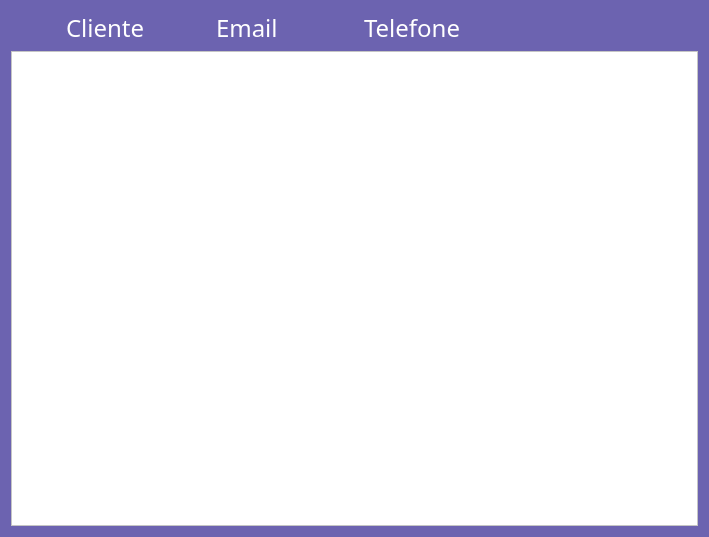
<?xml version="1.0" encoding="UTF-8"?>
<ui version="4.0">
 <class>Form</class>
 <widget class="QWidget" name="Form">
  <property name="geometry">
   <rect>
    <x>0</x>
    <y>0</y>
    <width>709</width>
    <height>537</height>
   </rect>
  </property>
  <property name="windowTitle">
   <string>Form</string>
  </property>
  <property name="styleSheet">
   <string notr="true">background-color:rgb(108, 99, 176);</string>
  </property>
  <layout class="QVBoxLayout" name="verticalLayout_2">
   <item>
    <layout class="QHBoxLayout" name="horizontalLayout">
     <item>
      <spacer name="horizontalSpacer_4">
       <property name="orientation">
        <enum>Qt::Horizontal</enum>
       </property>
       <property name="sizeType">
        <enum>QSizePolicy::Fixed</enum>
       </property>
       <property name="sizeHint" stdset="0">
        <size>
         <width>55</width>
         <height>20</height>
        </size>
       </property>
      </spacer>
     </item>
     <item>
      <widget class="QLabel" name="label_5">
       <property name="font">
        <font>
         <family>Impact</family>
         <pointsize>18</pointsize>
        </font>
       </property>
       <property name="styleSheet">
        <string notr="true">color: rgb(255, 255, 255);</string>
       </property>
       <property name="text">
        <string>Cliente    </string>
       </property>
      </widget>
     </item>
     <item>
      <spacer name="horizontalSpacer_3">
       <property name="orientation">
        <enum>Qt::Horizontal</enum>
       </property>
       <property name="sizeType">
        <enum>QSizePolicy::Fixed</enum>
       </property>
       <property name="sizeHint" stdset="0">
        <size>
         <width>40</width>
         <height>20</height>
        </size>
       </property>
      </spacer>
     </item>
     <item>
      <widget class="QLabel" name="label_6">
       <property name="font">
        <font>
         <family>Impact</family>
         <pointsize>18</pointsize>
        </font>
       </property>
       <property name="styleSheet">
        <string notr="true">color: rgb(255, 255, 255);</string>
       </property>
       <property name="text">
        <string>Email</string>
       </property>
      </widget>
     </item>
     <item>
      <spacer name="horizontalSpacer_2">
       <property name="orientation">
        <enum>Qt::Horizontal</enum>
       </property>
       <property name="sizeType">
        <enum>QSizePolicy::Fixed</enum>
       </property>
       <property name="sizeHint" stdset="0">
        <size>
         <width>80</width>
         <height>20</height>
        </size>
       </property>
      </spacer>
     </item>
     <item>
      <widget class="QLabel" name="label_7">
       <property name="font">
        <font>
         <family>Impact</family>
         <pointsize>18</pointsize>
        </font>
       </property>
       <property name="styleSheet">
        <string notr="true">color: rgb(255, 255, 255);</string>
       </property>
       <property name="text">
        <string>Telefone</string>
       </property>
      </widget>
     </item>
     <item>
      <spacer name="horizontalSpacer">
       <property name="orientation">
        <enum>Qt::Horizontal</enum>
       </property>
       <property name="sizeType">
        <enum>QSizePolicy::Expanding</enum>
       </property>
       <property name="sizeHint" stdset="0">
        <size>
         <width>80</width>
         <height>20</height>
        </size>
       </property>
      </spacer>
     </item>
    </layout>
   </item>
   <item>
    <widget class="QScrollArea" name="scrollarea">
     <property name="styleSheet">
      <string notr="true">background-color: rgb(255, 255, 255);
color: rgb(0, 0, 0);</string>
     </property>
     <property name="widgetResizable">
      <bool>true</bool>
     </property>
     <widget class="QWidget" name="scrollAreaWidgetContents">
      <property name="geometry">
       <rect>
        <x>0</x>
        <y>0</y>
        <width>689</width>
        <height>20</height>
       </rect>
      </property>
      <property name="sizePolicy">
       <sizepolicy hsizetype="Preferred" vsizetype="Fixed">
        <horstretch>0</horstretch>
        <verstretch>0</verstretch>
       </sizepolicy>
      </property>
      <layout class="QVBoxLayout" name="verticalLayout">
       <item>
        <layout class="QVBoxLayout" name="painel_clientes_scrollarea"/>
       </item>
      </layout>
     </widget>
    </widget>
   </item>
  </layout>
 </widget>
 <resources/>
 <connections/>
</ui>
